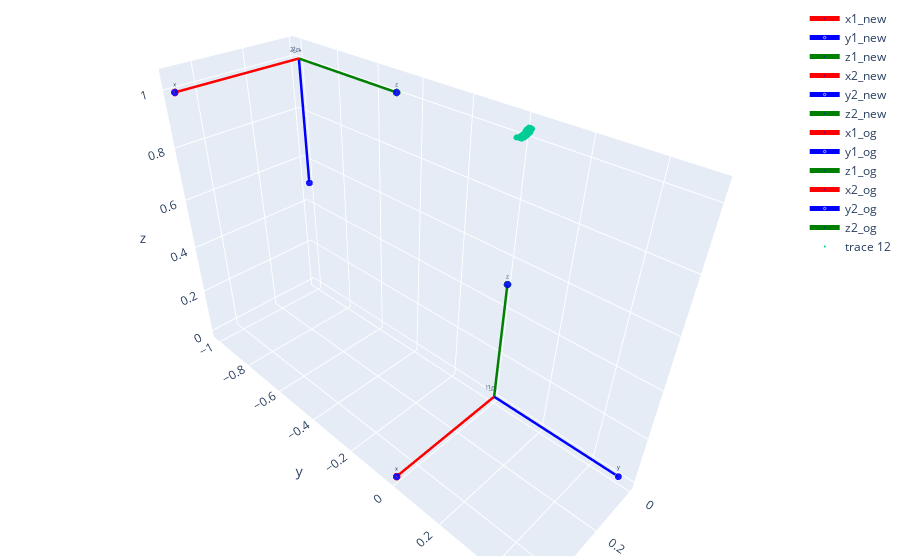

Notebook cell for this chart:
### Code cell
only_new=False
only_orig=False


#Test initialization
rot_vec_3 = R.from_rotvec([0, 0, 0])
R3 = rot_vec_3.as_matrix()
t3 = [0, 0, 0]

rot_vec_4 = R.from_rotvec(-np.pi/2 * np.array([1, 0, 0]))
R4 = rot_vec_4.as_matrix()
t4 = [0, -1, 1]

scale_factor=0.5

# Annotate cameras (origins and vectors)
data_1 = vector_plot([scale_factor*R1[:,0],scale_factor*R1[:,1],scale_factor*R1[:,2]], orig=t1,cam_name='1_new')
data_2 = vector_plot([scale_factor*R2[:,0],scale_factor*R2[:,1],scale_factor*R2[:,2]], orig=t2, cam_name='2_new')

data_3 = vector_plot([scale_factor*R3[:,0],scale_factor*R3[:,1],scale_factor*R3[:,2]], orig=t3, cam_name='1_og')
data_4 = vector_plot([scale_factor*R4[:,0],scale_factor*R4[:,1],scale_factor*R4[:,2]], orig=t4, cam_name='2_og')

#print(pts_array_3d_clean.shape)

#data_5  = [go.Scatter3d(x=points_3d[:,0], y=points_3d[:,1], z=points_3d[:,2], mode='markers', marker=dict(size=2))]
data_5  = [go.Scatter3d(x=optim_3d_pts_total[:,0], y=optim_3d_pts_total[:,1], z=optim_3d_pts_total[:,2], mode='markers', marker=dict(size=2))]
#data_5  = [go.Scatter3d(x=pts_array_3d_clean[:,0], y=pts_array_3d_clean[:,1], z=pts_array_3d_clean[:,2], mode='markers', marker=dict(size=2))]
layout = go.Layout(
            margin = dict(l = 4,
                        r = 4,
                        b = 4,
                        t = 4)
                )
if only_new:
        data = data_1 + data_2 + data_5
elif only_orig:
        data = data_3 + data_4 + data_5
else:
        data = data_1 + data_2 + data_3 + data_4 + data_5


fig = go.Figure(data=data,layout=layout)
fig.update_traces(textfont_size=6)

fig.show()

### Figure 1 — Plotly figure (JSON) as saved in the notebook; plotly's stock layout.template omitted (floating-point values rounded to 4 significant figures; data arrays with more than 128 entries replaced by an {"elided": "..."} marker saying what was removed)
{"data": [{"line": {"color": "red", "width": 5}, "marker": {"color": "blue", "size": [0, 5]}, "mode": "lines+markers+text", "name": "x1_new", "text": ["1_new", "x"], "textfont": {"size": 6}, "type": "scatter3d", "x": [0, 0.5], "y": [0, 0], "z": [0, 0]}, {"line": {"color": "blue", "width": 5}, "marker": {"color": "blue", "size": [0, 5]}, "mode": "lines+markers+text", "name": "y1_new", "text": ["1_new", "y"], "textfont": {"size": 6}, "type": "scatter3d", "x": [0, 0], "y": [0, 0.5], "z": [0, 0]}, {"line": {"color": "green", "width": 5}, "marker": {"color": "blue", "size": [0, 5]}, "mode": "lines+markers+text", "name": "z1_new", "text": ["1_new", "z"], "textfont": {"size": 6}, "type": "scatter3d", "x": [0, 0], "y": [0, 0], "z": [0, 0.5]}, {"line": {"color": "red", "width": 5}, "marker": {"color": "blue", "size": [0, 5]}, "mode": "lines+markers+text", "name": "x2_new", "text": ["2_new", "x"], "textfont": {"size": 6}, "type": "scatter3d", "x": [0, 0.5], "y": [-1, -1], "z": [1, 1]}, {"line": {"color": "blue", "width": 5}, "marker": {"color": "blue", "size": [0, 5]}, "mode": "lines+markers+text", "name": "y2_new", "text": ["2_new", "y"], "textfont": {"size": 6}, "type": "scatter3d", "x": [0, 0], "y": [-1, -1.0], "z": [1, 0.5]}, {"line": {"color": "green", "width": 5}, "marker": {"color": "blue", "size": [0, 5]}, "mode": "lines+markers+text", "name": "z2_new", "text": ["2_new", "z"], "textfont": {"size": 6}, "type": "scatter3d", "x": [0, 0], "y": [-1, -0.5], "z": [1, 1]}, {"line": {"color": "red", "width": 5}, "marker": {"color": "blue", "size": [0, 5]}, "mode": "lines+markers+text", "name": "x1_og", "text": ["1_og", "x"], "textfont": {"size": 6}, "type": "scatter3d", "x": [0, 0.5], "y": [0, 0], "z": [0, 0]}, {"line": {"color": "blue", "width": 5}, "marker": {"color": "blue", "size": [0, 5]}, "mode": "lines+markers+text", "name": "y1_og", "text": ["1_og", "y"], "textfont": {"size": 6}, "type": "scatter3d", "x": [0, 0], "y": [0, 0.5], "z": [0, 0]}, {"line": {"color": "green", "width": 5}, "marker": {"color": "blue", "size": [0, 5]}, "mode": "lines+markers+text", "name": "z1_og", "text": ["1_og", "z"], "textfont": {"size": 6}, "type": "scatter3d", "x": [0, 0], "y": [0, 0], "z": [0, 0.5]}, {"line": {"color": "red", "width": 5}, "marker": {"color": "blue", "size": [0, 5]}, "mode": "lines+markers+text", "name": "x2_og", "text": ["2_og", "x"], "textfont": {"size": 6}, "type": "scatter3d", "x": [0, 0.5], "y": [-1, -1], "z": [1, 1]}, {"line": {"color": "blue", "width": 5}, "marker": {"color": "blue", "size": [0, 5]}, "mode": "lines+markers+text", "name": "y2_og", "text": ["2_og", "y"], "textfont": {"size": 6}, "type": "scatter3d", "x": [0, 0], "y": [-1, -1.0], "z": [1, 0.5]}, {"line": {"color": "green", "width": 5}, "marker": {"color": "blue", "size": [0, 5]}, "mode": "lines+markers+text", "name": "z2_og", "text": ["2_og", "z"], "textfont": {"size": 6}, "type": "scatter3d", "x": [0, 0], "y": [-1, -0.5], "z": [1, 1]}, {"marker": {"size": 2}, "mode": "markers", "textfont": {"size": 6}, "type": "scatter3d", "x": {"elided": "7315 float values"}, "y": {"elided": "7315 float values"}, "z": {"elided": "7315 float values"}}], "layout": {"margin": {"b": 4, "l": 4, "r": 4, "t": 4}}}
